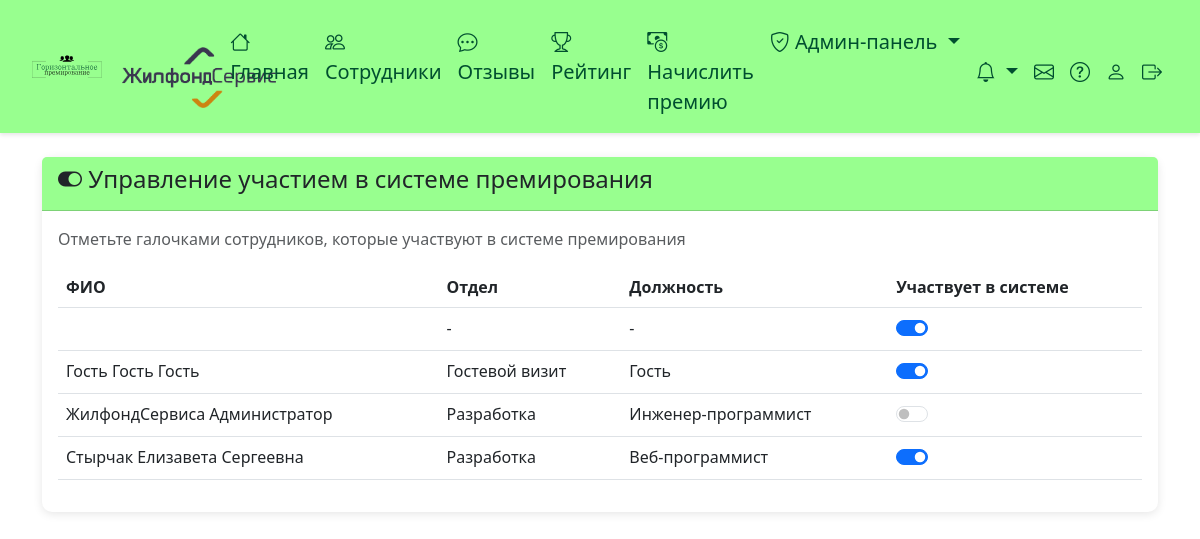
/app-admin/bonus-participation/ (signed in), run on the app's committed database.
### employees/models.py (models this page shows, shortened)
class SystemSettings(models.Model):
    monthly_bonus_amount = models.DecimalField(max_digits=10, decimal_places=2, default=1000.00, verbose_name='Сумма бонусных рублей на месяц')
    company_logo = models.ImageField(upload_to='company_logos/', blank=True, null=True, verbose_name='Логотип компании')
    class Meta:
        verbose_name = 'Настройка системы'
        verbose_name_plural = 'Настройки системы'
    @classmethod
    def get_settings(cls):
        settings, created = cls.objects.get_or_create(pk=1)
        return settings

class Employee(AbstractUser):
    GENDER_CHOICES = [
        ('M', 'Мужской'),
        ('F', 'Женский'),
    ]
    phone_regex = RegexValidator(
        regex=r'^\+?1?\d{9,15}$',
        message="Номер телефона должен быть в формате: '+999999999'. До 15 цифр."
    )
    first_name = models.CharField(max_length=150, verbose_name='Имя')
    last_name = models.CharField(max_length=150, verbose_name='Фамилия')
    middle_name = models.CharField(max_length=150, blank=True, verbose_name='Отчество')
    phone = models.CharField(validators=[phone_regex], max_length=17, unique=True, verbose_name='Телефон')
    email = models.EmailField(unique=True, verbose_name='Email')
    birth_date = models.DateField(null=True, blank=True, verbose_name='Дата рождения')
    department = models.ForeignKey(Department, on_delete=models.SET_NULL, null=True, verbose_name='Отдел')
    position = models.ForeignKey(Position, on_delete=models.SET_NULL, null=True, verbose_name='Должность')
    gender = models.CharField(max_length=1, choices=GENDER_CHOICES, null=True, blank=True, verbose_name='Пол')
    photo = models.ImageField(upload_to='photos/', blank=True, null=True, verbose_name='Фото')
    office_start_date = models.DateField(verbose_name='С какого момента в офисе', default=timezone.now)
    data_processing_consent = models.BooleanField(default=False, verbose_name='Согласие на обработку данных')
    monthly_bonus_balance = models.DecimalField(max_digits=10, decimal_places=2, default=1000.00, verbose_name='Баланс бонусных рублей на месяц')
    received_bonus_balance = models.DecimalField(max_digits=10, decimal_places=2, default=0.00, verbose_name='Баланс полученных рублей')
    last_balance_reset = models.DateField(default=date.today, verbose_name='Дата последнего сброса баланса')
    is_admin = models.BooleanField(default=False, verbose_name='Администратор')
    participates_in_bonus = models.BooleanField(default=True, verbose_name='Участвует в системе премирования')
    USERNAME_FIELD = 'email'
    REQUIRED_FIELDS = ['username', 'phone']
    class Meta:
        verbose_name = 'Сотрудник'
        verbose_name_plural = 'Сотрудники'
    def get_full_name(self):
        return f"{self.last_name} {self.first_name} {self.middle_name}".strip()

class Department(models.Model):
    name = models.CharField(max_length=100, verbose_name='Название отдела')
    class Meta:
        verbose_name = 'Отдел'
        verbose_name_plural = 'Отделы'

class Position(models.Model):
    name = models.CharField(max_length=100, verbose_name='Название должности')
    department = models.ForeignKey(Department, on_delete=models.CASCADE, verbose_name='Отдел', related_name='positions', null=True, blank=True)
    class Meta:
        verbose_name = 'Должность'
        verbose_name_plural = 'Должности'

### employees/views.py (the view, shortened to what this page needs)
# urls.py: path('app-admin/bonus-participation/', views.admin_bonus_participation_view, name='admin_bonus_participation'),
@login_required
def admin_bonus_participation_view(request):
    if not request.user.is_admin:
        messages.error(request, 'У вас нет прав доступа')
        return redirect('home')
    employees = Employee.objects.select_related('department', 'position').all().order_by('last_name', 'first_name')
    context = {
        'employees': employees,
    }
    return render(request, 'employees/admin_bonus_participation.html', context)

### employees/context_processors.py (called while the page is built)
def notifications_count(request):
    if request.user.is_authenticated:
        unread_count = Notification.objects.filter(user=request.user, is_read=False).count()
        notifications = Notification.objects.filter(user=request.user).order_by('-created_at')[:10]
        new_support_requests_count = 0
        if request.user.is_admin:
            new_support_requests_count = SupportRequest.objects.filter(status=SupportRequest.STATUS_NEW).count()
        return {
            'unread_notifications_count': unread_count,
            'notifications_list': notifications,
            'new_support_requests_count': new_support_requests_count,
        }
    return {
        'unread_notifications_count': 0,
        'notifications_list': [],
        'new_support_requests_count': 0,
    }

### employees/templatetags/employees_tags.py (called while the page is built)
@register.simple_tag
def get_system_settings():
    return SystemSettings.get_settings()

### templates/employees/admin_bonus_participation.html (shortened to what this page needs)
{% extends 'base.html' %}
{% block content %}
<div class="card">
    <div class="card-header">
        <h4><i class="bi bi-toggle-on"></i> Управление участием в системе премирования</h4>
    </div>
    <div class="card-body">
        <p class="text-muted">Отметьте галочками сотрудников, которые участвуют в системе премирования</p>
        <div class="table-responsive">
            <table class="table">
                <thead>
                    <tr>
                        <th>ФИО</th>
                        <th>Отдел</th>
                        <th>Должность</th>
                        <th>Участвует в системе</th>
                    </tr>
                </thead>
                <tbody>
                    {% for employee in employees %}
                    <tr>
                        <td>{{ employee.get_full_name }}</td>
                        <td>{% if employee.department %}{{ employee.department.name }}{% else %}-{% endif %}</td>
                        <td>{% if employee.position %}{{ employee.position.name }}{% else %}-{% endif %}</td>
                        <td>
                            <div class="form-check form-switch">
                                <input class="form-check-input participation-toggle"
                                       type="checkbox"
                                       data-employee-id="{{ employee.id }}"
                                       {% if employee.participates_in_bonus %}checked{% endif %}>
                            </div>
                        </td>
                    </tr>
                    {% endfor %}
                </tbody>
            </table>
        </div>
    </div>
</div>
{% endblock %}

### templates/base.html (shortened to what this page needs)
<!DOCTYPE html>
<html lang="ru">
<head>
    <link href="https://cdn.jsdelivr.net/npm/bootstrap@5.3.0/dist/css/bootstrap.min.css" rel="stylesheet">
    <link rel="stylesheet" href="https://cdn.jsdelivr.net/npm/bootstrap-icons@1.11.0/font/bootstrap-icons.css">
</head>
<body>
    {% if user.is_authenticated %}
    <nav class="navbar navbar-expand-lg navbar-dark">
        <div class="container-fluid">
            <a class="navbar-brand" href="{% url 'home' %}" style="margin-left: 20px;">
                <div style="display: flex; align-items: center; gap: 10px; ">
                <img src="/media/logo1.svg" width="40%" style="vertical-align: middle; ">
                {% load static %}
                {% load employees_tags %}
                {% get_system_settings as settings %}
                {% if settings.company_logo %}
                    <img src="{{ settings.company_logo.url }}" height="61" style="margin-left: 10px; vertical-align: middle; margin-top: 23px;">
                {% endif %}
                </div>
            </a>
            <div class="collapse navbar-collapse" id="navbarNav">
                <ul class="navbar-nav me-auto">
                    <li class="nav-item">
                        <a class="nav-link" href="{% url 'home' %}"><i class="bi bi-house"></i> Главная</a>
                    </li>
                    <li class="nav-item">
                        <a class="nav-link" href="{% url 'employees_list' %}"><i class="bi bi-people"></i> Сотрудники</a>
                    </li>
                    <li class="nav-item">
                        <a class="nav-link" href="{% url 'reviews_list' %}"><i class="bi bi-chat-dots"></i> Отзывы</a>
                    </li>
                    <li class="nav-item">
                        <a class="nav-link" href="{% url 'rating' %}"><i class="bi bi-trophy"></i> Рейтинг</a>
                    </li>
                    {% if user.participates_in_bonus %}
                    <li class="nav-item">
                        <a class="nav-link" href="{% url 'bonus_transfer' %}"><i class="bi bi-cash-coin"></i> Начислить премию</a>
                    </li>
                    {% endif %}
                    {% if user.is_admin %}
                    <li class="nav-item dropdown">
                        <a class="nav-link dropdown-toggle" href="#" id="adminDropdown" role="button" data-bs-toggle="dropdown">
                            <i class="bi bi-shield-check"></i> Админ-панель
                        </a>
                    </li>
                    {% endif %}
                </ul>
                <ul class="navbar-nav">
                    <li class="nav-item dropdown">
                        <a class="nav-link dropdown-toggle position-relative" href="#" id="notificationsDropdown" role="button" data-bs-toggle="dropdown" aria-expanded="false">
                            <i class="bi bi-bell"></i>
                        </a>
                    </li>
                    <li class="nav-item">
                        {% if user.is_admin %}
                        <a class="nav-link position-relative" href="{% url 'admin_support_requests' %}" title="Обращения сотрудников">
                            <i class="bi bi-envelope"></i>
                        </a>
                        {% endif %}
                    </li>
                    <li class="nav-item">
                        {% if user.is_admin %}
                        <a class="nav-link" href="/media/Instruction_admin.pdf" target="_blank" title="Инструкция для администратора">
                            <i class="bi bi-question-circle"></i>
                        </a>
                        {% else %}
                        <a class="nav-link" href="{% url 'support_help' %}" title="Инструкция и обращения в поддержку">
                            <i class="bi bi-question-circle"></i>
                        </a>
                        {% endif %}
                    </li>
                    <li class="nav-item">
                        <a class="nav-link" href="{% url 'profile' %}" ><i class="bi bi-person"></i> </a>
                    </li>
                    <li class="nav-item">
                        <a class="nav-link" href="{% url 'logout' %}" style="margin-right: 20px;"><i class="bi bi-box-arrow-right"></i> </a>
                    </li>
                </ul>
            </div>
        </div>
    </nav>
    {% endif %}
    <div class="{% block content_container_class %}container{% endblock %} mt-4">
        {% block content %}{% endblock %}
    </div>
</body>
</html>

### templates/base.html (style rules this page uses)
body { background-image: #fff; }
.navbar { background: linear-gradient(rgba(152, 255, 143, 1), rgba(152, 255, 143, 1) 100%, rgba(173, 250, 166, 1) 0%); box-shadow: 0 2px 4px rgba(0,0,0,0.1); position: sticky; top: 0; z-index: 1000; }
body { padding-top: 0; }
.navbar-brand, .nav-link { color: rgba(0, 79, 47, 1) !important; padding-top: 3px; border: 3px; }
.nav-item { font-size: 20px; color: rgba(0, 79, 47, 1); font-weight: medium; margin-top: 16px; }
.card { border: none; border-radius: 10px; box-shadow: 0 2px 10px rgba(0,0,0,0.1); margin-bottom: 20px; }
.card-header { background: linear-gradient(rgba(152, 255, 143, 1), rgba(152, 255, 143, 1) 100%, rgba(173, 250, 166, 1) 0%); color: rgba(0, 79, 47, 1) border-radius: 10px 10px 0 0 !important; }

### data on the page
SystemSettings: company_logo (picture)
Employee: participates_in_bonus "☑"
Employee: get_full_name "Гость Гость Гость", department.name "Гостевой визит", position.name "Гость", participates_in_bonus "☑"
Employee: get_full_name "ЖилфондСервиса Администратор", department.name "Разработка", position.name "Инженер-программист"
Employee: get_full_name "Стырчак Елизавета Сергеевна", department.name "Разработка", position.name "Веб-программист", participates_in_bonus "☑"
